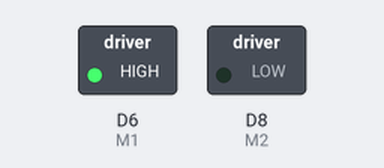
This sketch was run on a simulated ESP8266 (NodeMCU). Shown: switched loads named in the sketch (green lamp = pin HIGH). Dashed ring = blinking.

Above: at 0.5 s.
Timing chart, 0 to 4.6 s (numbered marks = the images above):
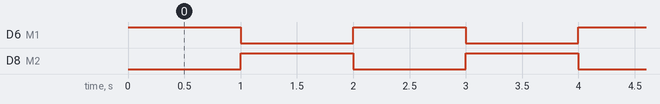

Measured:
- by itself, D6 (M1), D8 (M2): alternates HIGH for 1.0 s and LOW for 1.0 s

The sketch:

1_Motor.ino
```cpp
#define M1  D6
#define M2  D8


void setup()
{

  pinMode(M1, OUTPUT);
  pinMode(M2, OUTPUT);

}

void loop()
{
  digitalWrite(M1, HIGH);
  digitalWrite(M2, LOW);
  delay(1000);
 digitalWrite(M2, HIGH);
  digitalWrite(M1, LOW);
  delay(1000);

}
```
